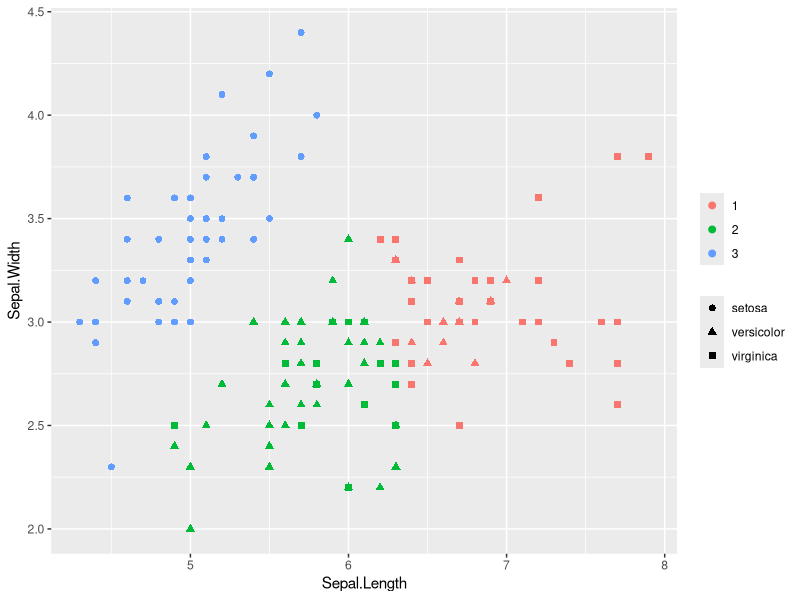
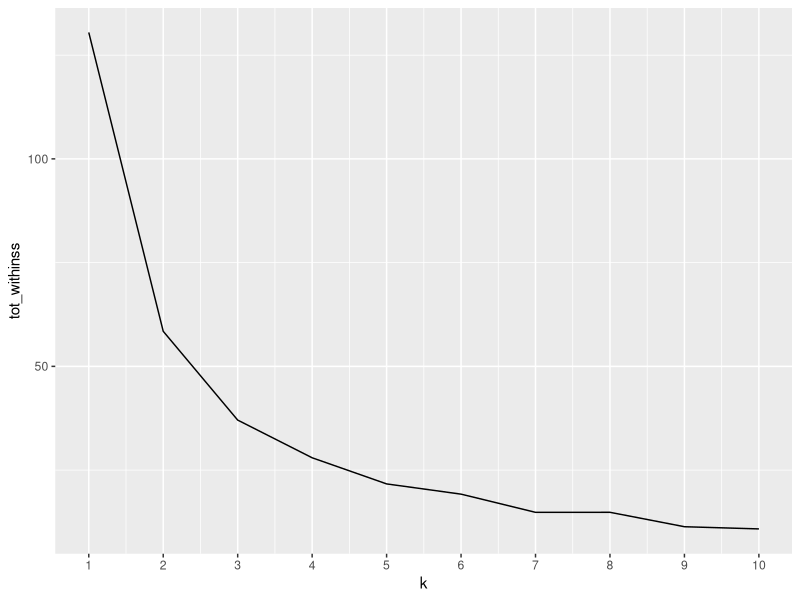
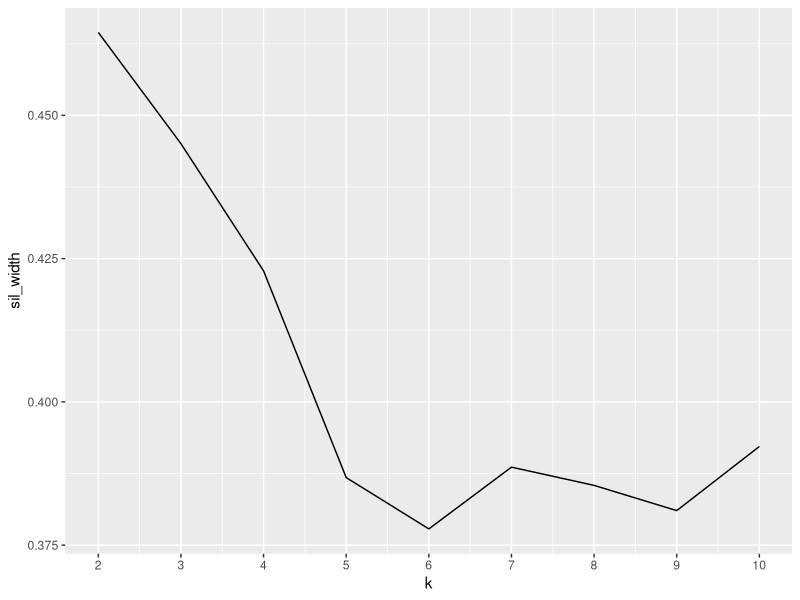

These charts were generated, in order, by the following R code:
## ---- chunk 1
knitr::opts_chunk$set(echo = TRUE)
## ---- chunk 2
model_km = kmeans(iris[,1:2], centers=3)
iris$cluster = model_km$cluster
library(ggplot2)
ggplot(iris, aes(Sepal.Length, Sepal.Width, color=as.factor(cluster), shape=Species)) + geom_point(size=2) + theme(legend.title = element_blank())
## ---- chunk 3
library(purrr)
# Use map_dbl to run many models with varying value of k (centers)
tot_withinss <- map_dbl(1:10,  function(k){
  model <- kmeans(x = iris[,1:2], centers = k)
  model$tot.withinss
})

# Generate a data frame containing both k and tot_withinss
elbow_df <- data.frame(
  k = 1:10,
  tot_withinss = tot_withinss
)

# Plot the elbow plot
ggplot(elbow_df, aes(x = k, y = tot_withinss)) +
  geom_line() +
  scale_x_continuous(breaks = 1:10)
## ---- chunk 4
library(cluster)
# Use map_dbl to run many models with varying value of k
sil_width = map_dbl(2:10,  function(k){
  model = kmeans(x = iris[,1:2], centers = k)
  ss = silhouette(model$cluster, dist(iris[,1:2]))
  mean(ss[,3]) #sil_width
})

# Generate a data frame containing both k and sil_width
sil_df = data.frame(
  k = 2:10,
  sil_width = sil_width
)

# Plot the relationship between k and sil_width
ggplot(sil_df, aes(x = k, y = sil_width)) +
  geom_line() +
  scale_x_continuous(breaks = 2:10)
